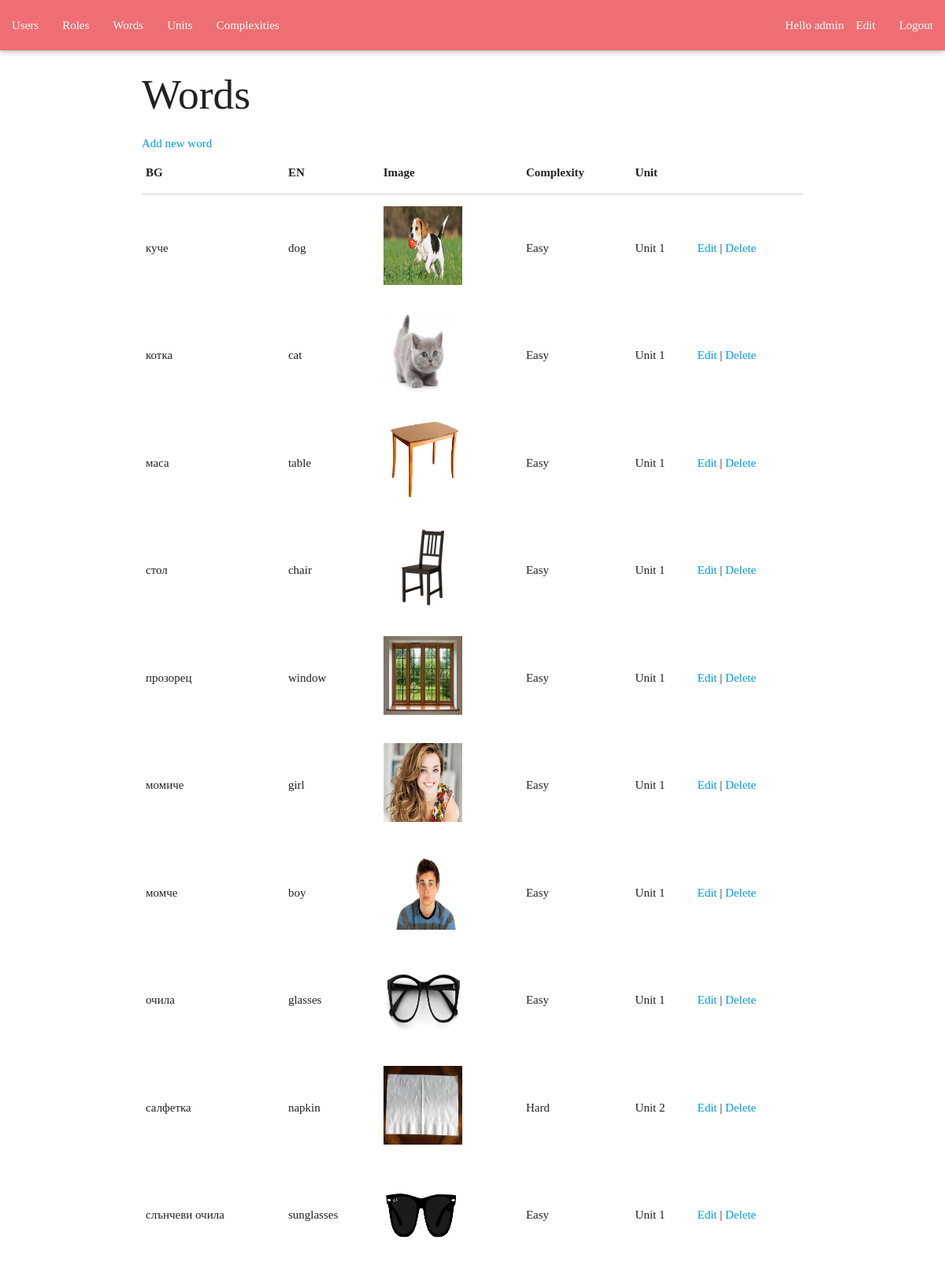
The page /words.php (signed in) on the database its author committed.
### tables this page shows
CREATE TABLE `words` (
  `id` int(10) UNSIGNED NOT NULL,
  `bgword` varchar(50) NOT NULL,
  `enword` varchar(50) NOT NULL,
  `imagepath` varchar(255) DEFAULT NULL,
  `complexity_id` int(11) NOT NULL,
  `unit_id` int(11) NOT NULL
);

CREATE TABLE `complexities` (
  `id` int(11) UNSIGNED NOT NULL,
  `name` varchar(50) NOT NULL
);

CREATE TABLE `units` (
  `id` int(11) NOT NULL,
  `name` varchar(55) NOT NULL
);

### DAL/WordsRepository.php (called while the page is built, shortened)
<?php
require_once '/models/Word.php';
class WordsRepository
{
	private $connection;
	public function __construct() {
		$url = 'localhost';
		$dbUsername = 'root';
		$dbPass = '';
		$dbName = 'learn-english';
		$this->connection = new mysqli($url, $dbUsername, $dbPass, $dbName);
		mysqli_set_charset($this->connection, 'utf8');
	}
	function getAll() {
		$result = $this->connection->query("SELECT * FROM `words`");
		$words = array();
		while ($row = $result->fetch_assoc()) {
			$word = new Word();
			$word->setId($row["id"]);
			$word->setBgWord($row["bgword"]);
			$word->setEnWord($row["enword"]);
			$word->setImagePath($row["imagepath"]);
			$word->setComplexityId($row["complexity_id"]);
			$word->setUnitId($row["unit_id"]);
			array_push($words, $word);
		}
		return $words;
	}
}

### models/Word.php (called while the page is built, shortened)
<?php
class Word
{
	private $id;
	private $bgword;
	private $enword;
	private $imagepath;
	private $complexity_id;
	private $unit_id;
	public function getId() {
		return $this->id;
	}
	public function getBgWord() {
		return $this->bgword;
	}
	public  function getEnWord() {
		return $this->enword;
	}
	public  function getImagePath() {
		return $this->imagepath;
	}
	public  function getComplexityId() {
		return $this->complexity_id;
	}
	public  function getUnitId() {
		return $this->unit_id;
	}
	public function setId($id) {
		$this->id = $id;
	}
	public function setBgWord($bg_word) {
		$this->bgword = $bg_word;
	}
	public function setEnWord($en_word) {
		$this->enword = $en_word;
	}
	public  function setImagePath($path) {
		$this->imagepath = $path;
	}
	public  function setComplexityId($complexity_id) {
		$this->complexity_id = $complexity_id;
	}
	public  function setUnitId($unit_id) {
		$this->unit_id = $unit_id;
	}
}

### DAL/ComplexitiesRepository.php (called while the page is built, shortened)
<?php
require_once '/models/Complexity.php';
class ComplexitiesRepository
{
	private $connection;
	public function __construct() {
		$url = 'localhost';
		$dbUsername = 'root';
		$dbPass = '';
		$dbName = 'learn-english';
		$this->connection = new mysqli($url, $dbUsername, $dbPass, $dbName);
		mysqli_set_charset($this->connection, 'utf8');
	}
	function getById($id) {
		$complexities = $this->getAll();
		foreach ($complexities as $c) {
			if ($c->getId() == $id) {
				return $c;
			}
		}
		return null;
	}
	function getAll() {
		$result = $this->connection->query("SELECT * FROM `complexities`");
		$complexities = array();
		while ($row = $result->fetch_assoc()) {
			$complexity = new Complexity();
			$complexity->setId($row["id"]);
			$complexity->setName($row["name"]);
			array_push($complexities, $complexity);
		}
		return $complexities;
	}
}

### models/Complexity.php (called while the page is built, shortened)
<?php
class Complexity
{
	private $id;
	private $name;
	public function getId() {
		return $this->id;
	}
	public function getName() {
		return $this->name;
	}
	public function setId($id) {
		$this->id = $id;
	}
	public function setName($name) {
		$this->name = $name;
	}
}

### DAL/UnitsRepository.php (called while the page is built, shortened)
<?php
require_once '/models/Unit.php';
class UnitsRepository
{
	private $connection;
	public function __construct() {
		$url = 'localhost';
		$dbUsername = 'root';
		$dbPass = '';
		$dbName = 'learn-english';
		$this->connection = new mysqli($url, $dbUsername, $dbPass, $dbName);
		mysqli_set_charset($this->connection, 'utf8');
	}
	function getById($id) {
		$units = $this->getAll();
		foreach ($units as $u) {
			if ($u->getId() == $id) {
				return $u;
			}
		}
		return null;
	}
	function getAll() {
		$result = $this->connection->query("SELECT * FROM `units`");
		$units = array();
		while ($row = $result->fetch_assoc()) {
			$unit = new Unit();
			$unit->setId($row["id"]);
			$unit->setName($row["name"]);
			array_push($units, $unit);
		}
		return $units;
	}
}

### models/Unit.php (called while the page is built, shortened)
<?php
class Unit
{
	private $id;
	private $name;
	public function getId() {
		return $this->id;
	}
	public function getName() {
		return $this->name;
	}
	public function setId($id) {
		$this->id = $id;
	}
	public function setName($name) {
		$this->name = $name;
	}
}

### words.php (the view)
<?php
	require_once '/partials/header-admin.php';
	require_once '/DAL/WordsRepository.php';
	$wordsRepository = new WordsRepository();
	$words = $wordsRepository->getAll();
	require_once '/DAL/ComplexitiesRepository.php';
	$complexitiesRepository = new ComplexitiesRepository();
	require_once '/DAL/UnitsRepository.php';
	$unitsRepository = new UnitsRepository();
?>
<h2>Words</h2>
<div>
	<a href="edit_word.php">Add new word</a>
</div>
<table>
	<thead>
		<tr>
			<th>BG</th>
			<th>EN</th>
			<th>Image</th>
			<th>Complexity</th>
			<th>Unit</th>
			<th></th>
		</tr>
	</thead>
	<tbody>
		<?php
			foreach ($words as $word) :
		?>
		<tr>
			<td><?= $word->getBgWord() ?></td>
			<td><?= $word->getEnWord() ?></td>
			<td>
				<?php if (!empty($word->getImagePath())) : ?>
				<img src="uploads/<?= $word->getImagePath() ?>" width="100" height="100" />
				<?php endif; ?>
			</td>
			<td><?= $complexitiesRepository->getById($word->getComplexityId())->getName() ?></td>
			<td><?= $unitsRepository->getById($word->getUnitId())->getName() ?></td>
			<td>
				<a href="edit_word.php?id=<?= $word->getId() ?>">Edit</a> |
				<a href="delete_word.php?id=<?= $word->getId() ?>">Delete</a>
			</td>
		</tr>
		<?php
			endforeach;
		?>
	</tbody>
</table>
<?php
	require_once '/partials/footer.php';
?>

### partials/header-admin.php (shortened to what this page needs)
<!DOCTYPE html>
<html lang="en">
<head>
	<link type="text/css" rel="stylesheet" href="styles/materialize.min.css"  media="screen,projection"/>
	<link rel="stylesheet" href="styles/styles.css">
</head>
<body>
<div class="container-fluid">
	<header>
		<nav>
			<ul>
				<li><a href="users.php">Users</a></li>
				<li><a href="roles.php">Roles</a></li>
				<li><a href="words.php">Words</a></li>
				<li><a href="units.php">Units</a></li>
				<li><a href="complexities.php">Complexities</a></li>
			</ul>
			<?php require_once '/partials/login_panel.php' ?>
		</nav>
	</header>
</div>
<div class="container">

### partials/login_panel.php
<ul class="right">
    <?php
        if (isset($_SESSION["LoggedUserId"])) :
    ?>
        <li>
            Hello <?= $_SESSION["LoggedUserUsername"] ?>
        </li>
        <li><a href="#">Edit</a></li>
        <li><a href="logout.php">Logout</a></li>
    <?php else: ?>
        <li><a href="register.php">Register</a></li>
        <li><a href="login.php">Login</a></li>
    <?php endif; ?>
</ul>

### partials/footer.php (shortened to what this page needs)
</div>
</body>
</html>

### styles/styles.css (style rules this page uses)
html, body, div, p, img, form, input, a, header, footer, nav, main { margin: 0; padding: 0; font-family: Trebuchet, cursive; }
img { border: none; }

### rows shown on the page
words: bgword "куче", enword "dog", imagepath (picture), complexity.name "Easy", unit.name "Unit 1"
words: bgword "котка", enword "cat", imagepath (picture), complexity.name "Easy", unit.name "Unit 1"
words: bgword "маса", enword "table", imagepath (picture), complexity.name "Easy", unit.name "Unit 1"
words: bgword "стол", enword "chair", imagepath (picture), complexity.name "Easy", unit.name "Unit 1"
words: bgword "прозорец", enword "window", imagepath (picture), complexity.name "Easy", unit.name "Unit 1"
words: bgword "момиче", enword "girl", imagepath (picture), complexity.name "Easy", unit.name "Unit 1"
words: bgword "момче", enword "boy", imagepath (picture), complexity.name "Easy", unit.name "Unit 1"
words: bgword "очила", enword "glasses", imagepath (picture), complexity.name "Easy", unit.name "Unit 1"
words: bgword "салфетка", enword "napkin", imagepath (picture), complexity.name "Hard", unit.name "Unit 2"
words: bgword "слънчеви очила", enword "sunglasses", imagepath (picture), complexity.name "Easy", unit.name "Unit 1"

### other values the page prints
$_SESSION["LoggedUserUsername"] "admin"
